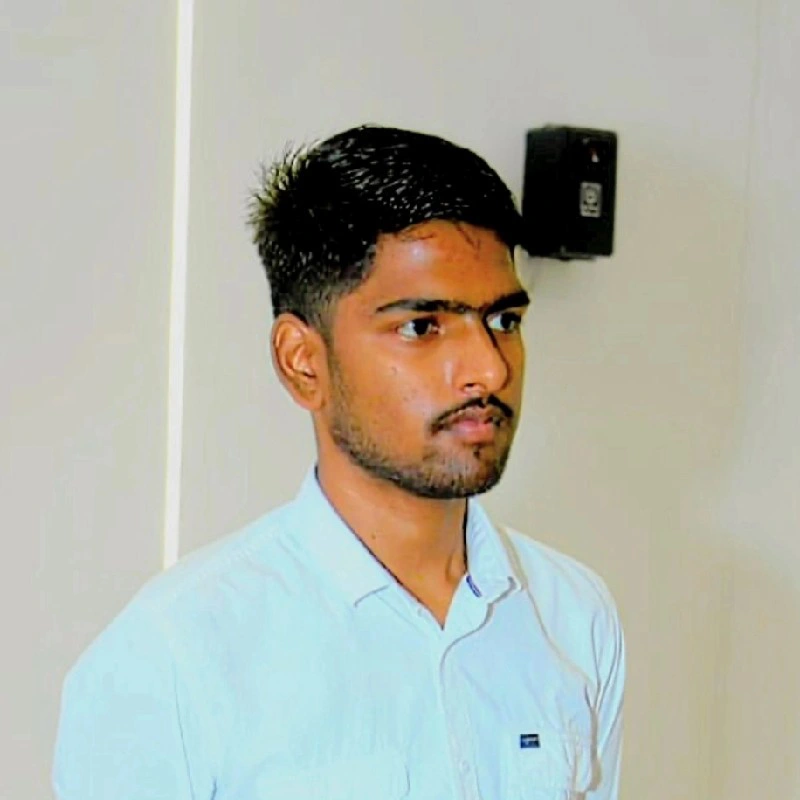
#> input picture 1750576974109.png, 800 x 800 px, found by its file name
$ python analyze_images.py
#> lines starting #> are read from the running program, lines starting #| are printed output that depends on the picture
import os
import glob
from PIL import Image
import numpy as np

def analyze_image(path):
#> called with path = '1750576974109.png'
    try:
        img = Image.open(path)
#> img is the input picture: PIL image 800x800 RGB; mean R, G, B 178, 179.5, 168.5
        img_np = np.array(img)

        # Color check
        if len(img_np.shape) < 3:
            is_grayscale = True
            channel_diff = 0
        else:
            # Check average difference between channels
            ch_diff = np.mean(np.abs(img_np[:, :, 0].astype(float) - img_np[:, :, 1].astype(float))) + \
                      np.mean(np.abs(img_np[:, :, 1].astype(float) - img_np[:, :, 2].astype(float)))
#> ch_diff = 29.67
            is_grayscale = ch_diff < 5.0
#> is_grayscale = False
            channel_diff = ch_diff
#> channel_diff = 29.67

        # Convert to grayscale for further checks
        gray = img.convert('L')
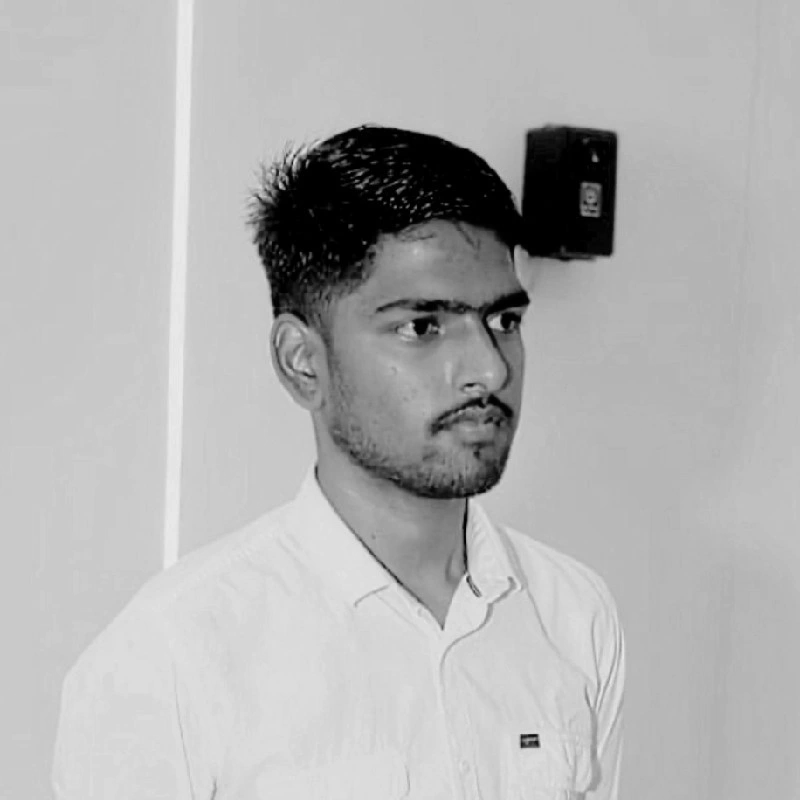
#> gray: PIL image 800x800 L; min 0, max 234, mean 177.8
        gray_np = np.array(gray)
        h, w = gray_np.shape
#> h = 800; w = 800

        # Border check (average intensity of the 5% border)
        border_h = max(1, int(h * 0.05))
#> border_h = 40
        border_w = max(1, int(w * 0.05))
#> border_w = 40

        top_border = gray_np[:border_h, :]
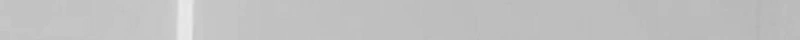
#> top_border: shape (40, 800); min 180, max 233, mean 192.4
        bottom_border = gray_np[-border_h:, :]
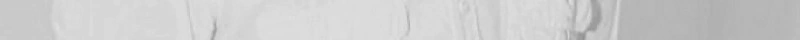
#> bottom_border: shape (40, 800); min 145, max 226, mean 204.9
        left_border = gray_np[:, :border_w]
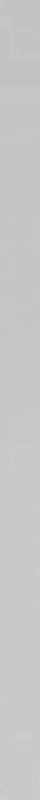
#> left_border: shape (800, 40); min 193, max 205, mean 198.8
        right_border = gray_np[:, -border_w:]

        border_mean = (np.mean(top_border) + np.mean(bottom_border) + np.mean(left_border) + np.mean(right_border)) / 4.0
#> border_mean = 195.6

        # Center check (average intensity of the middle 50%)
        center_h_start, center_h_end = int(h * 0.25), int(h * 0.75)
#> center_h_start = 200; center_h_end = 600
        center_w_start, center_w_end = int(w * 0.25), int(w * 0.75)
#> center_w_start = 200; center_w_end = 600
        center_region = gray_np[center_h_start:center_h_end, center_w_start:center_w_end]
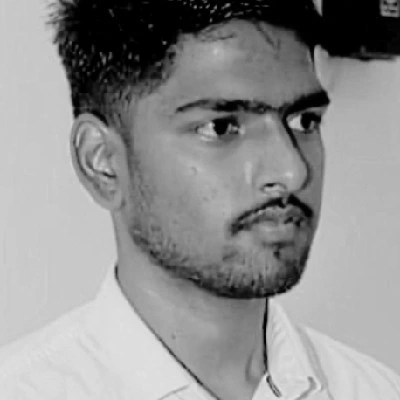
#> center_region: shape (400, 400); min 0, max 233, mean 144.3
        center_mean = np.mean(center_region)
#> center_mean = 144.3
        center_std = np.std(center_region)
#> center_std = 66.16

        print(f"Path: {os.path.basename(path)}")
        print(f"  Shape: {img_np.shape}")
#|   Shape: (800, 800, 3)
        print(f"  Is Grayscale: {is_grayscale} (diff: {channel_diff:.2f})")
#|   Is Grayscale: False (diff: 29.67)
        print(f"  Border Mean: {border_mean:.2f}")
#|   Border Mean: 195.63
        print(f"  Center Mean: {center_mean:.2f}")
#|   Center Mean: 144.33
        print(f"  Center Std: {center_std:.2f}")
#|   Center Std: 66.16
        print("-" * 40)
    except Exception as e:
        print(f"Error reading {path}: {e}")

print("--- OASIS IMAGES ---")
oasis_files = glob.glob("Data/raw/neuro_ssl_outputs/data/raw/oasis_2d/**/*.jpg", recursive=True)[:5]
for f in oasis_files:
    analyze_image(f)

print("--- OTHER IMAGES ---")
other_files = ["1750576974109.png", "images (1).jpeg"]
for f in other_files:
    if os.path.exists(f):
        analyze_image(f)
#> pass 2 of the loop `for f in other_files:`:
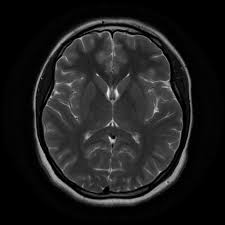
#> input picture images (1).jpeg, 225 x 225 px, found by its file name
#> in analyze_image, img is the input picture: PIL image 225x225 RGB; min 0, max 241, mean 29.8
#> ch_diff = 0
#> is_grayscale = True
#> channel_diff = 0
#> gray: PIL image 225x225 L
#> border_mean = 0.728
#> in analyze_image (call 2), `center_region = gray_np[center_h_start:center_h_end, center_w_start:ce..`:
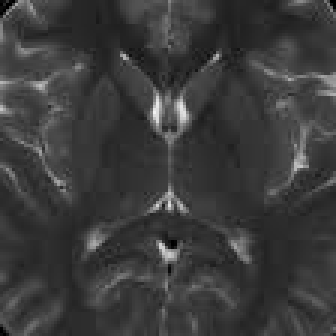
#> center_region: shape (112, 112) (shown 3 times larger); min 0, max 241, mean 59.3
#> center_mean = 59.29
#> center_std = 22.23
#|   Shape: (225, 225, 3)
#|   Is Grayscale: True (diff: 0.00)
#|   Border Mean: 0.73
#|   Center Mean: 59.29
#|   Center Std: 22.23
